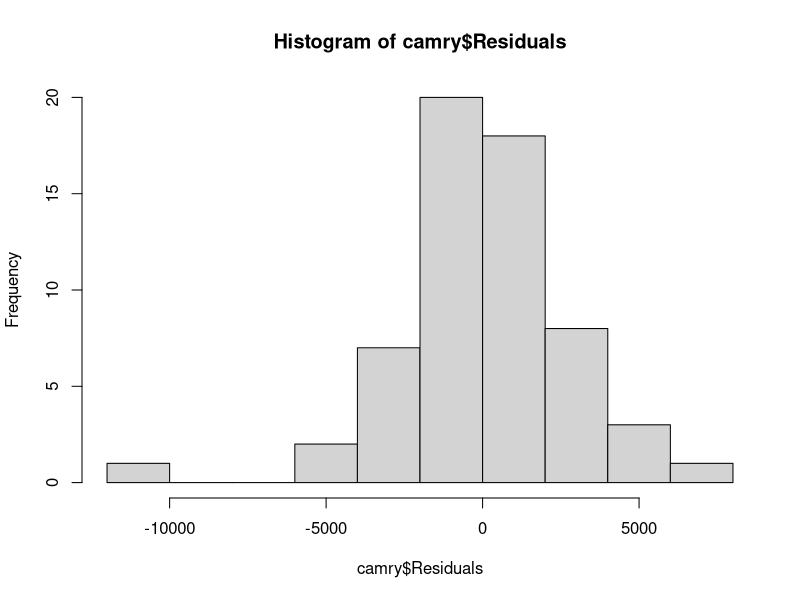

This figure's R source:
## ---- chunk 1
knitr::opts_chunk$set(echo = TRUE, error=TRUE)
## ---- chunk 2
camry <- read.csv("Camry.csv")

head(camry)

linMod1 <- lm(Price~Mileage, data=camry)

summary(linMod1)
## ---- chunk 3
flips.1 <- sample( c("Heads", "Tails"),
                   prob=c(.5, .5),
                   size=3,
                   replace=TRUE)

flips.1
## ---- chunk 4

flips.2 <- sample( c(1, 0),
                   prob=c(.5, .5),
                   size =  3,
                   replace = TRUE) 
flips.2
## ---- chunk 5
set.seed(674)

thousand.flips.of.3 <- replicate( 1000, sample( c(1, 0),
                                                prob=c(.5, .5),
                                                size =  3,
                                                replace = TRUE) 
                                  )

## ---- chunk 6
how.many.heads <- colSums(thousand.flips.of.3)
table(how.many.heads)
## ---- chunk 7
set.seed(674)

thousand.flips.of.8 <- replicate( 1000, sample( c(1, 0),
                                                prob=c(.5, .5),
                                                size =  8,
                                                replace = TRUE) 
                                  )

how.many.heads.8 <- colSums(thousand.flips.of.8)
table(how.many.heads.8)
## ---- chunk 8
set.seed(675)

thousand.flips.of.10 <- replicate( 1000, sample( c(1, 0),
                                                prob=c(.5, .5),
                                                size =  10,
                                                replace = TRUE) 
                                  )

how.many.heads.10 <- colSums(thousand.flips.of.10)
table(how.many.heads.10)
## ---- chunk 9
camry$Residuals <- resid(linMod1)
camry$Predictions <- predict(linMod1)
## ---- chunk 10
hist(camry$Residuals)
## ---- chunk 11
#Residual standard error

#First square residuals and sum them
sum.square.resid <- sum( camry$Residuals^2 )

#Then divide square residuals by n - (number of variables + 1)
square.residuals.divided <- sum.square.resid/(length(camry$Residuals)-2)

#Finally take the square root 
resid.std.error <- sqrt(square.residuals.divided)
resid.std.error
## ---- chunk 12
2768.761*2
summary(camry$Price)
## ---- chunk 13
# Divide residual std error by the std deviation of explanatory variable times the sqrt of n-1

resid.std.error /( sd(camry$Mileage) * sqrt(length(camry$Mileage)-1) )
## ---- chunk 14
(-7.465e-02 - 0)/0.007462374
## ---- chunk 15
pt(-10.00352, 54)*2
